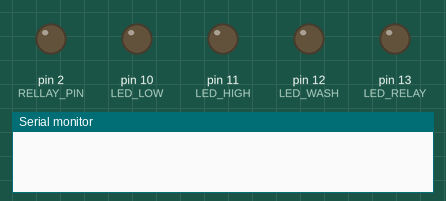
Simulated run of this sketch. Board: Arduino Uno, built with avr-gcc and run on an emulated ATmega328P. Parts: output pins drawn as LEDs (lit = HIGH), the last lines printed to the serial monitor.

Above: at 0.15 s.
At 48.7 s:
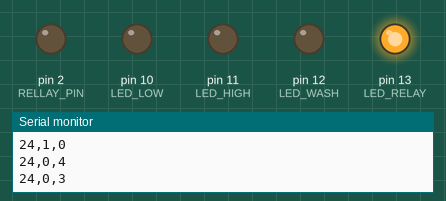
Timing chart, 0 to 62.2 s (numbered marks = the images above):
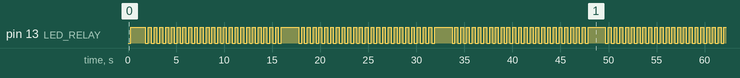

The sketch:

LED-Blinker-Countdown.ino
```cpp
//Water Pump Controller
//v 0.1
//Controls water pump to fill in water barell by measureng voltage betwen wire on bottom and top of the barrel.
//Writen by Zlong

#define VCCM_PIN 4    //Common bottom pin
#define RELLAY_PIN 2  //Relay pin
#define HIGH_PIN A0   //Pin in top of the barell
#define LOW_PIN A1    //Pin in bottom of barell
#define BTN 3         //Button pin
#define LED_RELAY 13     //Led to display rellay status
#define LED_LOW   10    //Led displays if water is higher than Low
#define LED_HIGH  11    //LED displays if water is higher than High
#define LED_WASH  12    //Led displays if water was in high


#define WATER 200             //Measure to determine if water
#define MAX_MOTOR_TIME 1500000 //Max motor working time in milliseconds
#define MEASURE_PERIOD 2000   //Period betwin measures

bool pump = false;
bool was_high = false;
int low_sensor, high_sensor;
uint32_t motor_timer = 0;
uint32_t measure_time = 0;
uint32_t rl_t = 0;
uint32_t btn_t = 5000;


byte  k, i = 0;
bool ledr = true;
bool blink_flag = true;
void setup()
{
  pinMode(RELLAY_PIN, OUTPUT);
  pinMode(VCCM_PIN, OUTPUT);
  pinMode(HIGH_PIN, INPUT_PULLUP);
  pinMode(LOW_PIN, INPUT_PULLUP);
  pinMode(BTN, INPUT_PULLUP);
  pinMode(LED_RELAY, OUTPUT);
  pinMode(LED_LOW, OUTPUT);
  pinMode(LED_HIGH, OUTPUT);
  pinMode(LED_WASH, OUTPUT);
  Serial.begin(9600);
  measure_time = millis();
}


void loop()
{
  i = (byte)((MAX_MOTOR_TIME - (millis() - motor_timer)) / 60000);
  if (k == 0) {
    if (blink_flag) {
      blink_flag = false;
      k = 5;

    } else {
      blink_flag = true;
      k = i * 2;
    }
  }
  if (millis() - rl_t > 300) {
    k--;
    if (blink_flag) {
      ledr = !ledr;

    }
    digitalWrite(LED_RELAY, ledr);
    Serial.print(i);
    Serial.print(',');
    Serial.print(blink_flag);
    Serial.print(',');
    Serial.println(k);
    rl_t = millis();
  }

}
```

Measured:
- by itself, pin 13 (LED_RELAY): moves between LOW and HIGH, repeating every 47.9 s
- by itself, everything shown: repeats every 48.5 s, in 146 steps
